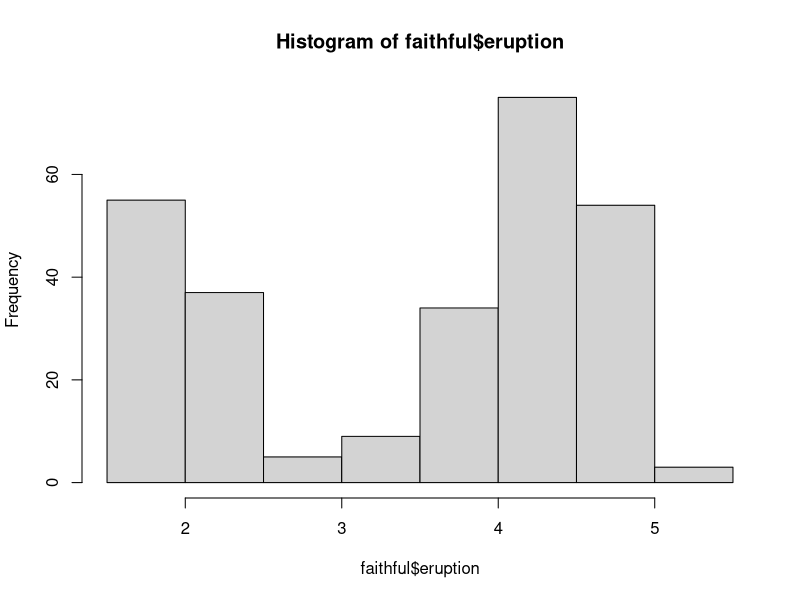

The R source for this figure:
## ---- chunk 1
hist(faithful$eruption)
